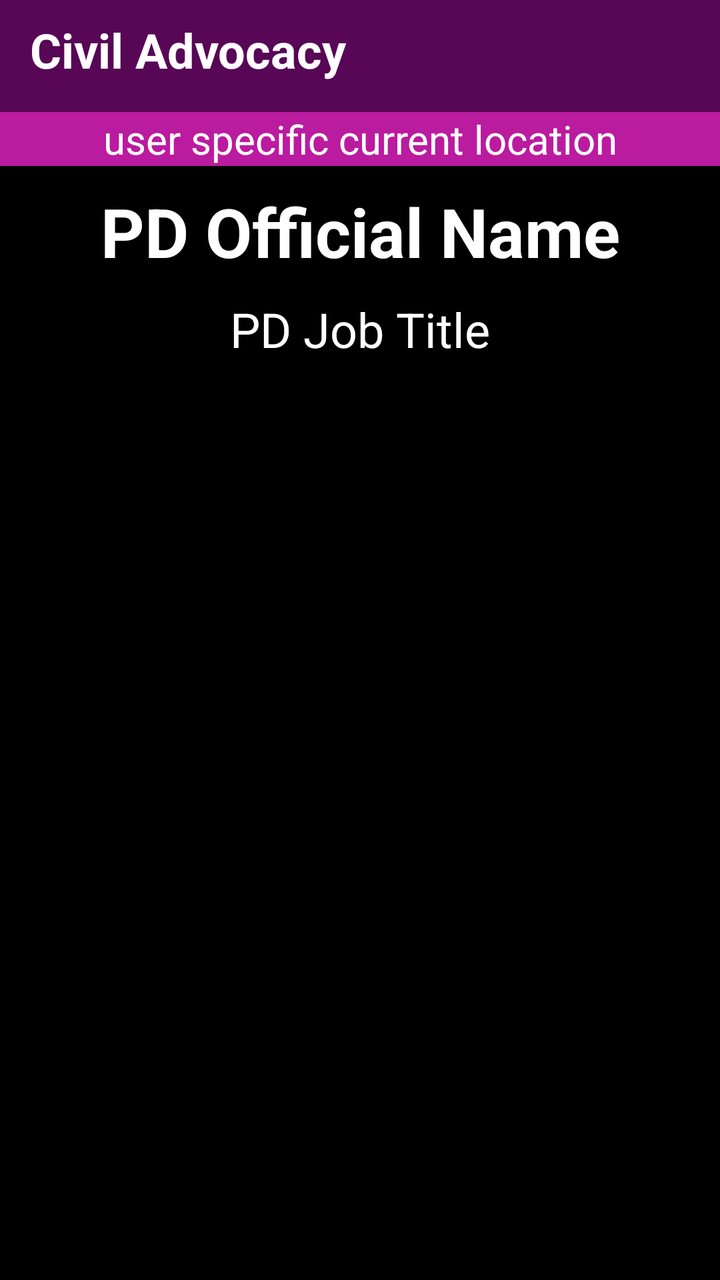
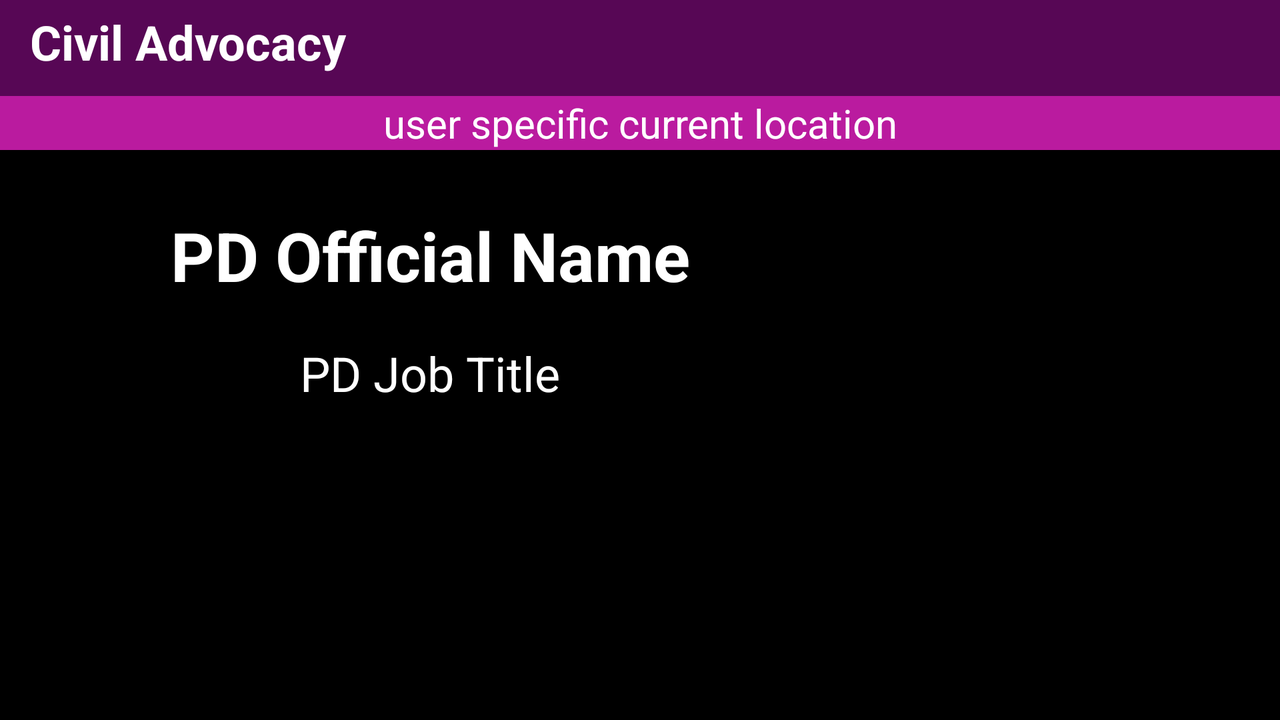

First picture: res/layout/ on a phone held upright. Second picture: the repository's own variant of that layout, on a device whose configuration matches the variant's folder. Source for both follows.
<!-- AndroidManifest.xml: application theme Theme.AppCompat.Light.NoActionBar -->
<!-- res/layout/activity_photo_detail.xml -->
<?xml version="1.0" encoding="utf-8"?>

<androidx.constraintlayout.widget.ConstraintLayout xmlns:android="http://schemas.android.com/apk/res/android"
    android:id="@+id/PhotoDetailCS"
    xmlns:app="http://schemas.android.com/apk/res-auto"
    xmlns:tools="http://schemas.android.com/tools"
    android:layout_width="match_parent"
    android:layout_height="match_parent"
    android:background="#BA1B9F">

    <androidx.appcompat.widget.Toolbar
        android:id="@+id/PhotoDetailToolbar"
        android:layout_width="match_parent"
        android:layout_height="wrap_content"
        android:background="#570755"
        android:minHeight="?attr/actionBarSize"
        android:theme="?attr/actionBarTheme"
        app:layout_constraintEnd_toEndOf="parent"
        app:layout_constraintStart_toStartOf="parent"
        app:layout_constraintTop_toTopOf="parent" />

    <TextView
        android:id="@+id/PhotoDetailTitle"
        android:layout_width="172dp"
        android:layout_height="39dp"
        android:layout_marginStart="15dp"
        android:fontFamily="sans-serif"
        android:text="@string/civil_advocacy"
        android:textColor="#FFFFFF"
        android:textSize="24sp"
        android:textStyle="bold"
        app:layout_constraintBottom_toBottomOf="@+id/PhotoDetailToolbar"
        app:layout_constraintStart_toStartOf="parent"
        app:layout_constraintTop_toTopOf="parent" />

    <TextView
        android:id="@+id/PhotoDetailUserLocation"
        android:layout_width="match_parent"
        android:layout_height="wrap_content"
        android:text="@string/user_specific_current_location"
        android:textAlignment="center"
        android:textColor="#FFFFFF"
        android:textSize="20sp"
        app:layout_constraintEnd_toEndOf="parent"
        app:layout_constraintHorizontal_bias="0.5"
        app:layout_constraintStart_toStartOf="parent"
        app:layout_constraintTop_toBottomOf="@+id/PhotoDetailToolbar" />

    <View
        android:id="@+id/PhotoDetailRectangleView"
        android:layout_width="match_parent"
        android:layout_height="0dp"
        android:background="#000000"
        app:layout_constraintBottom_toBottomOf="parent"
        app:layout_constraintEnd_toEndOf="parent"
        app:layout_constraintHorizontal_bias="0.476"
        app:layout_constraintStart_toStartOf="parent"
        app:layout_constraintTop_toBottomOf="@+id/PhotoDetailUserLocation"
        app:layout_constraintVertical_bias="0.38" />

    <ImageView
        android:id="@+id/PhotoDetailOfficialPhoto"
        android:layout_width="359dp"
        android:layout_height="446dp"
        android:layout_marginBottom="20dp"
        android:contentDescription="@string/pd_official_photo"
        app:layout_constraintBottom_toBottomOf="parent"
        app:layout_constraintEnd_toEndOf="parent"
        app:layout_constraintStart_toStartOf="parent"
        app:srcCompat="@drawable/brokenimage" />

    <ImageView
        android:id="@+id/PhotoDetailPartyIcon"
        android:layout_width="100dp"
        android:layout_height="100dp"
        android:contentDescription="@string/pd_party_icon"
        app:layout_constraintBottom_toBottomOf="@+id/PhotoDetailOfficialPhoto"
        app:layout_constraintEnd_toEndOf="@+id/PhotoDetailOfficialPhoto"
        app:layout_constraintStart_toStartOf="@+id/PhotoDetailOfficialPhoto"
        app:srcCompat="@drawable/dem_logo" />

    <TextView
        android:id="@+id/PhotoDetailName"
        android:layout_width="wrap_content"
        android:layout_height="wrap_content"
        android:layout_marginTop="10dp"
        android:text="@string/pd_official_name"
        android:textAlignment="center"
        android:textColor="#FFFFFF"
        android:textSize="34sp"
        android:textStyle="bold"
        app:layout_constraintEnd_toEndOf="parent"
        app:layout_constraintStart_toStartOf="parent"
        app:layout_constraintTop_toBottomOf="@+id/PhotoDetailUserLocation" />

    <TextView
        android:id="@+id/PhotoDetailJobTitle"
        android:layout_width="wrap_content"
        android:layout_height="wrap_content"
        android:layout_marginTop="10dp"
        android:text="@string/pd_job_title"
        android:textColor="#FFFFFF"
        android:textSize="24sp"
        app:layout_constraintEnd_toEndOf="parent"
        app:layout_constraintStart_toStartOf="parent"
        app:layout_constraintTop_toBottomOf="@+id/PhotoDetailName" />

</androidx.constraintlayout.widget.ConstraintLayout>
<!-- resources referenced by this layout -->
<resources>
  <string name="civil_advocacy">Civil Advocacy</string>
  <string name="pd_job_title">PD Job Title</string>
  <string name="pd_official_name">PD Official Name</string>
  <string name="pd_official_photo">PD Official Photo</string>
  <string name="pd_party_icon">PD Party Icon</string>
  <string name="user_specific_current_location">user specific current location</string>
</resources>
<!-- res/layout-land/activity_photo_detail.xml (the repository's variant of the layout above) -->
<!-- drawn on the phone turned sideways -->
<?xml version="1.0" encoding="utf-8"?>
<androidx.constraintlayout.widget.ConstraintLayout xmlns:android="http://schemas.android.com/apk/res/android"
    android:id="@+id/PhotoDetailCS"
    xmlns:app="http://schemas.android.com/apk/res-auto"
    xmlns:tools="http://schemas.android.com/tools"
    android:layout_width="match_parent"
    android:layout_height="match_parent"
    android:background="#BA1B9F">

    <androidx.appcompat.widget.Toolbar
        android:id="@+id/PhotoDetailToolbar"
        android:layout_width="match_parent"
        android:layout_height="wrap_content"
        android:background="#570755"
        android:minHeight="?attr/actionBarSize"
        android:theme="?attr/actionBarTheme"
        app:layout_constraintEnd_toEndOf="parent"
        app:layout_constraintStart_toStartOf="parent"
        app:layout_constraintTop_toTopOf="parent" />

    <TextView
        android:id="@+id/PhotoDetailTitle"
        android:layout_width="172dp"
        android:layout_height="39dp"
        android:layout_marginStart="15dp"
        android:fontFamily="sans-serif"
        android:text="@string/civil_advocacy"
        android:textColor="#FFFFFF"
        android:textSize="24sp"
        android:textStyle="bold"
        app:layout_constraintBottom_toBottomOf="@+id/PhotoDetailToolbar"
        app:layout_constraintStart_toStartOf="parent"
        app:layout_constraintTop_toTopOf="parent" />

    <TextView
        android:id="@+id/PhotoDetailUserLocation"
        android:layout_width="match_parent"
        android:layout_height="wrap_content"
        android:text="@string/user_specific_current_location"
        android:textAlignment="center"
        android:textColor="#FFFFFF"
        android:textSize="20sp"
        app:layout_constraintEnd_toEndOf="parent"
        app:layout_constraintHorizontal_bias="0.5"
        app:layout_constraintStart_toStartOf="parent"
        app:layout_constraintTop_toBottomOf="@+id/PhotoDetailToolbar" />

    <View
        android:id="@+id/PhotoDetailRectangleView"
        android:layout_width="match_parent"
        android:layout_height="0dp"
        android:background="#000000"
        app:layout_constraintBottom_toBottomOf="parent"
        app:layout_constraintEnd_toEndOf="parent"
        app:layout_constraintHorizontal_bias="0.0"
        app:layout_constraintStart_toStartOf="parent"
        app:layout_constraintTop_toBottomOf="@+id/PhotoDetailUserLocation"
        app:layout_constraintVertical_bias="1.0" />

    <ImageView
        android:id="@+id/PhotoDetailOfficialPhoto"
        android:layout_width="195dp"
        android:layout_height="281dp"
        android:layout_marginEnd="15dp"
        android:contentDescription="@string/pd_official_photo"
        app:layout_constraintBottom_toBottomOf="parent"
        app:layout_constraintEnd_toEndOf="parent"
        app:layout_constraintTop_toTopOf="@+id/PhotoDetailRectangleView"
        app:srcCompat="@drawable/brokenimage" />

    <ImageView
        android:id="@+id/PhotoDetailPartyIcon"
        android:layout_width="100dp"
        android:layout_height="100dp"
        android:contentDescription="@string/pd_party_icon"
        app:layout_constraintBottom_toBottomOf="@+id/PhotoDetailRectangleView"
        app:layout_constraintEnd_toStartOf="@+id/PhotoDetailOfficialPhoto"
        app:layout_constraintStart_toStartOf="@+id/PhotoDetailRectangleView"
        app:layout_constraintTop_toBottomOf="@+id/PhotoDetailJobTitle"
        app:srcCompat="@drawable/dem_logo" />

    <TextView
        android:id="@+id/PhotoDetailName"
        android:layout_width="wrap_content"
        android:layout_height="wrap_content"
        android:layout_marginTop="30dp"
        android:text="@string/pd_official_name"
        android:textAlignment="center"
        android:textColor="#FFFFFF"
        android:textSize="34sp"
        android:textStyle="bold"
        app:layout_constraintEnd_toStartOf="@+id/PhotoDetailOfficialPhoto"
        app:layout_constraintStart_toStartOf="parent"
        app:layout_constraintTop_toBottomOf="@+id/PhotoDetailUserLocation" />

    <TextView
        android:id="@+id/PhotoDetailJobTitle"
        android:layout_width="wrap_content"
        android:layout_height="wrap_content"
        android:layout_marginTop="20dp"
        android:text="@string/pd_job_title"
        android:textColor="#FFFFFF"
        android:textSize="24sp"
        app:layout_constraintEnd_toStartOf="@+id/PhotoDetailOfficialPhoto"
        app:layout_constraintStart_toStartOf="parent"
        app:layout_constraintTop_toBottomOf="@+id/PhotoDetailName" />

</androidx.constraintlayout.widget.ConstraintLayout>
